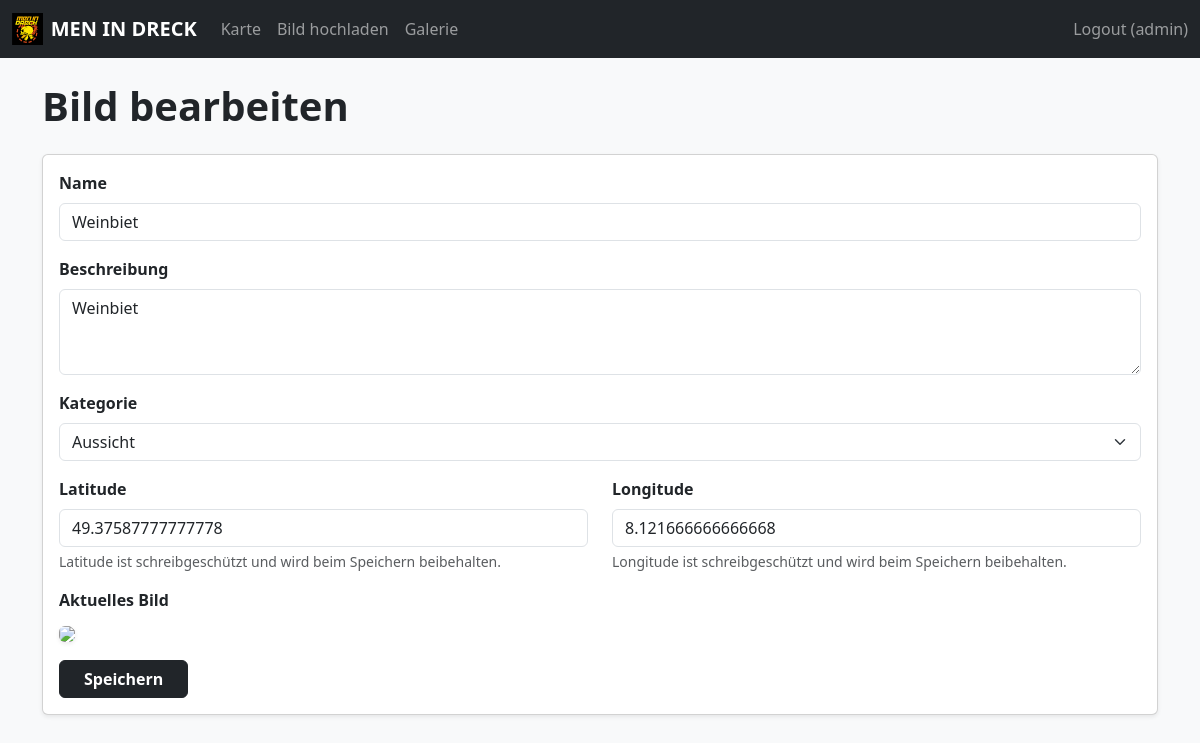
/edit/4 (signed in), run on the app's committed database.
### tables this page shows
CREATE TABLE images (
    id INTEGER PRIMARY KEY AUTOINCREMENT,
    name TEXT NOT NULL,
    description TEXT,
    category TEXT NOT NULL CHECK (category IN ('Burg', 'Fels', 'Kirche', 'Aussicht')),
    filepath TEXT NOT NULL,
    latitude REAL,
    longitude REAL
, upload_date TEXT, upload_time TEXT, exif_date TEXT, exif_time TEXT);

### app.py (the view, shortened to what this page needs)
@app.route('/edit/<int:image_id>', methods=['GET', 'POST'])
@login_required
@role_required('uploader','admin')
def edit(image_id):
    conn = sqlite3.connect('database.db')
    c = conn.cursor()
    c.execute("SELECT id, name, description, category, filepath, latitude, longitude FROM images WHERE id = ?", (image_id,))
    image = c.fetchone()
    conn.close()
    return render_template('edit.html', image=image, title="Bild bearbeiten")

### app.py (called while the page is built)
def _build_csp():
    return (
        "default-src 'self'; "
        "script-src 'self' https://cdn.jsdelivr.net https://unpkg.com; "
        "style-src 'self' https://cdn.jsdelivr.net https://unpkg.com; "
        "img-src 'self' data: blob: https://*.tile.openstreetmap.org; "
        "font-src 'self' data:; "
        "connect-src 'self'; "
        "object-src 'none'; base-uri 'self'; frame-ancestors 'none'; form-action 'self'"
    )

@app.after_request
def set_security_headers(resp):
    resp.headers['X-Content-Type-Options'] = 'nosniff'
    resp.headers['X-Frame-Options'] = 'DENY'
    resp.headers['Referrer-Policy'] = 'strict-origin-when-cross-origin'
    resp.headers['Permissions-Policy'] = 'geolocation=(), camera=(), microphone=()'
    resp.headers['Cross-Origin-Opener-Policy'] = 'same-origin'
    resp.headers['Cross-Origin-Resource-Policy'] = 'same-origin'
    resp.headers['Content-Security-Policy'] = _build_csp()
    if is_secure:
        resp.headers['Strict-Transport-Security'] = 'max-age=31536000; includeSubDomains; preload'
    return resp

def login_required(f):
    @wraps(f)
    def decorated(*args, **kwargs):
        if 'user_id' not in session:
            return redirect(url_for('login', next=request.path))
        return f(*args, **kwargs)
    return decorated

def role_required(*roles):
    def deco(f):
        @wraps(f)
        def decorated(*args, **kwargs):
            if session.get('role') not in roles:
                abort(403)
            return f(*args, **kwargs)
        return decorated
    return deco

### templates/edit.html (shortened to what this page needs)
{% extends "base.html" %}
{% block content %}
<h1 class="mb-4 fw-bold">Bild bearbeiten</h1>
<div class="card shadow-sm">
    <div class="card-body">
        <form method="POST">
            <div class="mb-3">
                <label class="form-label fw-semibold">Name</label>
                <input class="form-control" type="text" name="name" value="{{ image[1] }}" required>
            </div>
            <div class="mb-3">
                <label class="form-label fw-semibold">Beschreibung</label>
                <textarea class="form-control" name="description" rows="3">{{ image[2] }}</textarea>
            </div>
            <div class="mb-3">
            <label for="category" class="form-label fw-bold">Kategorie</label>
                <select class="form-select" id="category" name="category" required>
                    <option value="Aussicht" {{ 'selected' if image[3] == 'Aussicht' else '' }}>Aussicht</option>
                </select>
            </div>
            <div class="row">
                <div class="col-md-6 mb-3">
                    <label class="form-label fw-semibold">Latitude</label>
                    <input class="form-control" type="text" name="lat" value="{{ image[5] }}" readonly>
                    <div class="form-text text-muted">Latitude ist schreibgeschützt und wird beim Speichern beibehalten.</div>
                </div>
                <div class="col-md-6 mb-3">
                    <label class="form-label fw-semibold">Longitude</label>
                    <input class="form-control" type="text" name="lng" value="{{ image[6] }}" readonly>
                    <div class="form-text text-muted">Longitude ist schreibgeschützt und wird beim Speichern beibehalten.</div>
                </div>
            </div>
            <div class="mb-3">
                <label class="form-label fw-semibold">Aktuelles Bild</label><br>
                <img src="/{{ image[4] }}" style="max-width:200px;" class="rounded shadow-sm">
            </div>
            <button class="btn btn-dark fw-bold px-4">Speichern</button>
        </form>
    </div>
</div>
{% endblock %}

### static/css/base.css (style rules this page uses)
body { background: #f8f9fa; margin: 0; padding: 0; }

### data on the page
images: name "Weinbiet", description "Weinbiet", lat "49.37587777777778", lng "8.121666666666668"

### other printed values
{{ session.username }} "admin"
